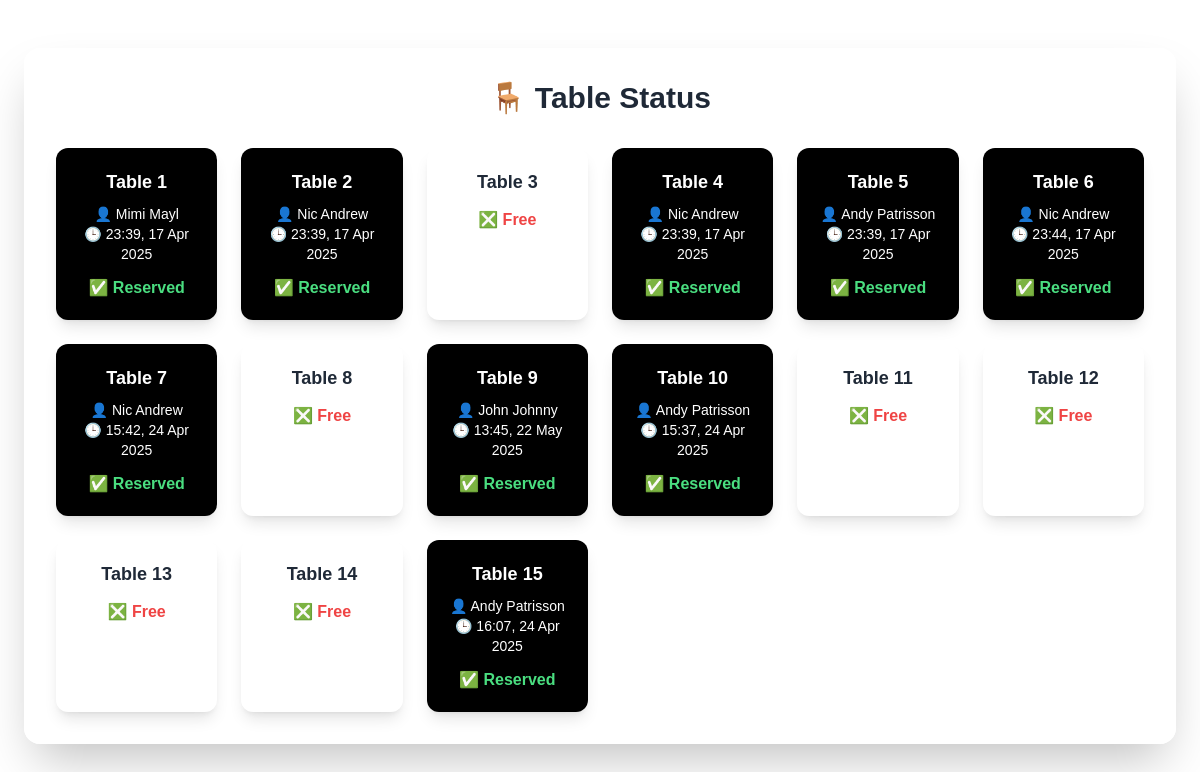
The app's page /table_status/ with its own data.
### waiterapp/models.py (models this page shows, shortened)
class Table(models.Model):
    table_number = models.IntegerField(unique=True)
    seats = models.IntegerField(default=4)
    is_reserved = models.BooleanField(default=False)

class Reservation(models.Model):
    table_number = models.IntegerField()
    reserved_at = models.DateTimeField(auto_now_add=True)
    waiter = models.ForeignKey(Staff, on_delete=models.CASCADE)

class Staff(models.Model):
    user = models.OneToOneField(User, on_delete=models.CASCADE)
    first_name = models.CharField(max_length=100)
    last_name = models.CharField(max_length=100)

### waiterapp/views.py (the view)
# urls.py: path('table_status/', views.table_status, name='table_status'),
def table_status(request):
    total_tables = Table.objects.all()
    reservations = Reservation.objects.select_related('waiter')
    reserved_tables = defaultdict(list)
    for r in reservations:
        reserved_tables[int(r.table_number)].append(r)
    return render(request, 'table_status.html', {
        'total_tables': total_tables,
        'reserved_tables': reserved_tables
    })

### waiterapp/templatetags/custom_tags.py (called while the page is built)
@register.filter
def get_item(dictionary, key):
    return dictionary.get(key)

### waiterapp/templates/table_status.html (shortened to what this page needs)
<!-- {% load custom_tags %}
{% load custom_tags %}
<!DOCTYPE html>
<html lang="en">
<head>
  <script src="https://cdn.tailwindcss.com"></script>
</head>
<body class="min-h-screen flex flex-col items-center py-12 px-4">
  <div class="overlay p-8 rounded-2xl shadow-2xl w-full max-w-6xl">
    <h2 class="text-3xl font-bold mb-8 text-center text-gray-800">🪑 Table Status</h2>
    <div class="grid grid-cols-2 md:grid-cols-4 lg:grid-cols-6 gap-6">
      {% for table in total_tables %}
        {% if table.table_number in reserved_tables %}
          <a href="{% url 'table_reservations' table.table_number %}">
            <div class="bg-black text-white p-5 rounded-xl shadow-lg text-center hover:scale-105 transition-transform duration-200">
              <p class="text-lg font-semibold">Table {{ table.table_number }}</p>
              {% with reservation=reserved_tables|get_item:table.table_number|first %}
              <p class="text-sm mt-2">👤 {{ reservation.waiter.first_name }} {{ reservation.waiter.last_name }}</p>
              <p class="text-sm">🕒 {{ reservation.reserved_at|date:"H:i, d M Y" }}</p>
              {% endwith %}
              <p class="mt-3 font-semibold text-green-400">✅ Reserved</p>
            </div>
          </a>
        {% else %}
          <div class="bg-white text-gray-800 p-5 rounded-xl shadow-lg text-center hover:scale-105 transition-transform duration-200">
            <p class="text-lg font-semibold">Table {{ table.table_number }}</p>
            <p class="mt-3 font-semibold text-red-500">❎ Free</p>
          </div>
        {% endif %}
      {% endfor %}
    </div>
  </div>
</body>
</html>

### waiterapp/templates/table_status.html (style rules this page uses)
body { font-family: 'Poppins', sans-serif; background-image: url('https://i.pinimg.com/736x/13/43/f9/1343f9a195cbdc2e437c0f833f460866.jpg'); background-size: cover; background-position: center; background-attachment: fixed; }
.overlay { background-color: rgba(255, 255, 255, 0.9); backdrop-filter: blur(6px); }

### records on screen
Table: table_number "1"
Reservation: waiter.first_name "Mimi", waiter.last_name "Mayl", reserved_at "23:39, 17 Apr 2025"
Table: table_number "2"
Reservation: waiter.first_name "Nic", waiter.last_name "Andrew", reserved_at "23:39, 17 Apr 2025"
Table: table_number "3"
Table: table_number "4"
Reservation: waiter.first_name "Nic", waiter.last_name "Andrew", reserved_at "23:39, 17 Apr 2025"
Table: table_number "5"
Reservation: waiter.first_name "Andy", waiter.last_name "Patrisson", reserved_at "23:39, 17 Apr 2025"
Table: table_number "6"
Reservation: waiter.first_name "Nic", waiter.last_name "Andrew", reserved_at "23:44, 17 Apr 2025"
Table: table_number "7"
Reservation: waiter.first_name "Nic", waiter.last_name "Andrew", reserved_at "15:42, 24 Apr 2025"
Table: table_number "8"
Table: table_number "9"
Reservation: waiter.first_name "John", waiter.last_name "Johnny", reserved_at "13:45, 22 May 2025"
Table: table_number "10"
Reservation: waiter.first_name "Andy", waiter.last_name "Patrisson", reserved_at "15:37, 24 Apr 2025"
Table: table_number "11"
Table: table_number "12"
Table: table_number "13"
Table: table_number "14"
Table: table_number "15"
Reservation: waiter.first_name "Andy", waiter.last_name "Patrisson", reserved_at "16:07, 24 Apr 2025"
